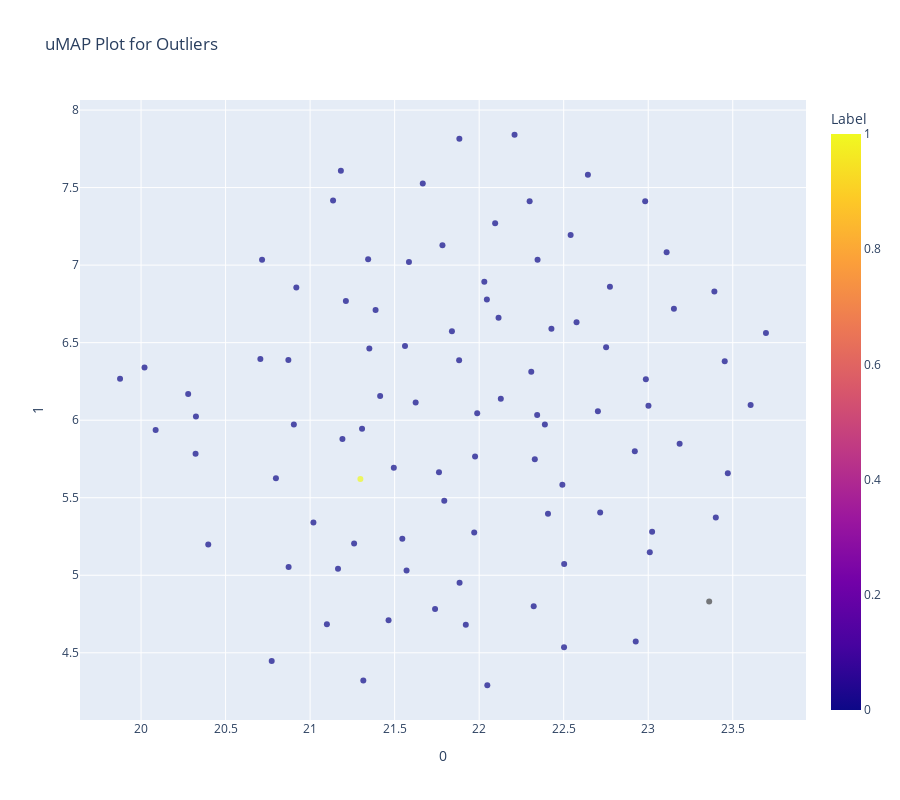

Notebook source saved alongside this figure:
### Code cell
plot_model(svm,plot = 'umap')

### Figure 1 — Plotly figure (JSON) as saved in the notebook; plotly's stock layout.template omitted (floating-point values rounded to 4 significant figures)
{"data": [{"customdata": [[null], ["Breast-MRI-NACT-Pilot"], ["Breast-MRI-NACT-Pilot"], ["Breast-MRI-NACT-Pilot"], ["Breast-MRI-NACT-Pilot"], ["Breast-MRI-NACT-Pilot"], ["Breast-MRI-NACT-Pilot"], ["Breast-MRI-NACT-Pilot"], ["Breast-MRI-NACT-Pilot"], ["Breast-MRI-NACT-Pilot"], ["Breast-MRI-NACT-Pilot"], ["Breast-MRI-NACT-Pilot"], ["Breast-MRI-NACT-Pilot"], ["Breast-MRI-NACT-Pilot"], ["Breast-MRI-NACT-Pilot"], ["Breast-MRI-NACT-Pilot"], ["Breast-MRI-NACT-Pilot"], ["Breast-MRI-NACT-Pilot"], ["Breast-MRI-NACT-Pilot"], ["Breast-MRI-NACT-Pilot"], ["Breast-MRI-NACT-Pilot"], ["Breast-MRI-NACT-Pilot"], ["Breast-MRI-NACT-Pilot"], ["Breast-MRI-NACT-Pilot"], ["Breast-MRI-NACT-Pilot"], ["Breast-MRI-NACT-Pilot"], ["I-Spy1"], ["I-Spy1"], ["I-Spy1"], ["I-Spy1"], ["I-Spy1"], ["I-Spy1"], ["I-Spy1"], ["I-Spy1"], ["I-Spy1"], ["I-Spy1"], ["I-Spy1"], ["I-Spy1"], ["I-Spy1"], ["I-Spy1"], ["I-Spy1"], ["I-Spy1"], ["I-Spy1"], ["I-Spy1"], ["I-Spy1"], ["I-Spy1"], ["I-Spy1"], ["I-Spy1"], ["I-Spy1"], ["I-Spy1"], ["I-Spy1"], ["I-Spy1"], ["I-Spy1"], ["I-Spy1"], ["I-Spy1"], ["I-Spy1"], ["I-Spy1"], ["I-Spy1"], ["I-Spy1"], ["I-Spy1"], ["I-Spy1"], ["I-Spy1"], ["I-Spy1"], ["I-Spy1"], ["I-Spy1"], ["I-Spy1"], ["I-Spy1"], ["I-Spy1"], ["I-Spy1"], ["I-Spy1"], ["I-Spy1"], ["I-Spy1"], ["I-Spy1"], ["I-Spy1"], ["I-Spy1"], ["I-Spy1"], ["I-Spy1"], ["I-Spy1"], ["I-Spy1"], ["I-Spy1"], ["I-Spy1"], ["I-Spy1"], ["I-Spy1"], ["I-Spy1"], ["I-Spy1"], ["I-Spy1"], ["I-Spy1"], ["I-Spy1"], ["I-Spy1"], ["I-Spy1"], ["I-Spy1"], ["I-Spy1"], ["I-Spy1"]], "hovertemplate": "0=%{x}<br>1=%{y}<br>Feature=%{customdata[0]}<br>Label=%{marker.color}<extra></extra>", "legendgroup": "", "marker": {"color": [null, 0, 0, 0, 0, 0, 0, 0, 0, 0, 0, 0, 0, 0, 0, 0, 0, 0, 0, 0, 0, 0, 0, 0, 0, 0, 0, 0, 0, 0, 0, 0, 0, 0, 0, 0, 0, 0, 0, 0, 0, 0, 0, 0, 0, 0, 0, 0, 0, 0, 0, 0, 0, 0, 0, 0, 0, 0, 0, 0, 0, 0, 0, 0, 0, 0, 0, 0, 0, 0, 0, 0, 0, 0, 0, 0, 0, 0, 0, 0, 1, 0, 0, 0, 0, 0, 0, 0, 0, 0, 0, 0, 0], "coloraxis": "coloraxis", "opacity": 0.7, "symbol": "circle"}, "mode": "markers", "name": "", "orientation": "v", "showlegend": false, "type": "scatter", "x": [23.36, 22.98, 22.93, 23.15, 21.02, 21.46, 21.18, 20.72, 21.1, 22.5, 20.77, 20.87, 21.67, 21.62, 22.05, 23.4, 22.54, 22.21, 21.14, 23.47, 23.61, 23.39, 22.3, 21.31, 20.92, 21.92, 21.57, 23.45, 22.32, 22.64, 21.55, 20.4, 21.88, 23.01, 22.03, 22.77, 22.49, 20.02, 21.74, 22.33, 21.97, 23.0, 23.02, 23.19, 22.72, 22.5, 22.58, 21.78, 20.09, 22.92, 22.41, 21.88, 22.31, 23.11, 21.58, 22.09, 21.17, 21.88, 22.99, 21.84, 21.26, 20.9, 20.87, 20.32, 22.35, 20.28, 21.79, 23.7, 19.88, 22.39, 22.7, 22.11, 21.98, 21.41, 20.8, 21.56, 21.76, 21.21, 21.31, 20.71, 21.3, 22.43, 21.35, 21.99, 21.19, 22.75, 20.32, 22.05, 21.39, 21.34, 22.13, 21.5, 22.34], "xaxis": "x", "y": [4.831, 7.412, 4.573, 6.719, 5.34, 4.711, 7.608, 7.034, 4.684, 4.536, 4.448, 5.054, 7.526, 6.115, 4.291, 5.372, 7.194, 7.841, 7.416, 5.658, 6.098, 6.829, 7.412, 4.321, 6.856, 4.682, 5.031, 6.38, 4.8, 7.583, 5.235, 5.199, 6.387, 5.148, 6.893, 6.861, 5.584, 6.341, 4.783, 5.748, 5.275, 6.093, 5.281, 5.848, 5.405, 5.072, 6.631, 7.128, 5.937, 5.8, 5.396, 7.814, 6.312, 7.084, 7.02, 7.271, 5.041, 4.951, 6.264, 6.573, 5.205, 5.972, 6.388, 6.024, 7.035, 6.168, 5.48, 6.562, 6.268, 5.972, 6.058, 6.661, 5.766, 6.155, 5.625, 6.478, 5.665, 6.768, 5.944, 6.394, 5.62, 6.589, 6.462, 6.045, 5.879, 6.471, 5.784, 6.779, 6.71, 7.038, 6.138, 5.693, 6.033], "yaxis": "y"}], "layout": {"coloraxis": {"colorbar": {"title": {"text": "Label"}}, "colorscale": [[0, "#0d0887"], [0.1111, "#46039f"], [0.2222, "#7201a8"], [0.3333, "#9c179e"], [0.4444, "#bd3786"], [0.5556, "#d8576b"], [0.6667, "#ed7953"], [0.7778, "#fb9f3a"], [0.8889, "#fdca26"], [1, "#f0f921"]]}, "height": 800, "legend": {"tracegroupgap": 0}, "title": {"text": "uMAP Plot for Outliers"}, "width": 900, "xaxis": {"anchor": "y", "domain": [0, 1], "title": {"text": "0"}}, "yaxis": {"anchor": "x", "domain": [0, 1], "title": {"text": "1"}}}}
